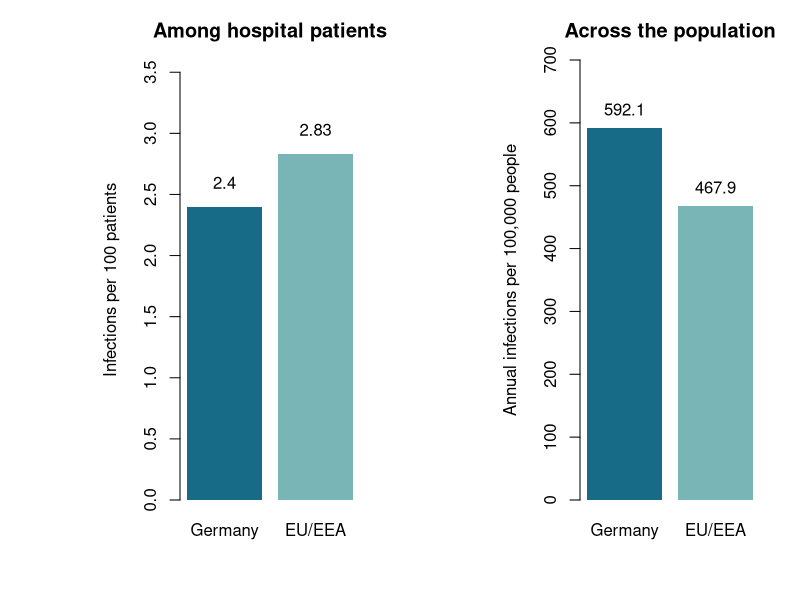

This chart was generated by the following R code:
## ---- chunk 1
#| label: fig-infection
#| fig-cap: "Estimated healthcare-associated infection incidence in Germany and the EU/EEA, using two different population measures."
#| fig-width: 10
#| fig-height: 4.5
#| echo: false
#| warning: false

par(mfrow = c(1, 2), mar = c(5, 9, 3, 2))

regions <- c("Germany", "EU/EEA")

hospital <- c(2.40, 2.83)
population <- c(592.1, 467.9)

barplot(
  hospital,
  names.arg = regions,
  col = c("#176B87", "#79B4B7"),
  ylim = c(0, 3.6),
  main = "Among hospital patients",
  ylab = "Infections per 100 patients",
  border = NA
)

text(
  x = c(0.7, 1.9),
  y = hospital + 0.2,
  labels = hospital,
  cex = 1
)

barplot(
  population,
  names.arg = regions,
  col = c("#176B87", "#79B4B7"),
  ylim = c(0, 700),
  main = "Across the population",
  ylab = "Annual infections per 100,000 people",
  border = NA
)

text(
  x = c(0.7, 1.9),
  y = population + 30,
  labels = population,
  cex = 1
)

par(mfrow = c(1, 1))
